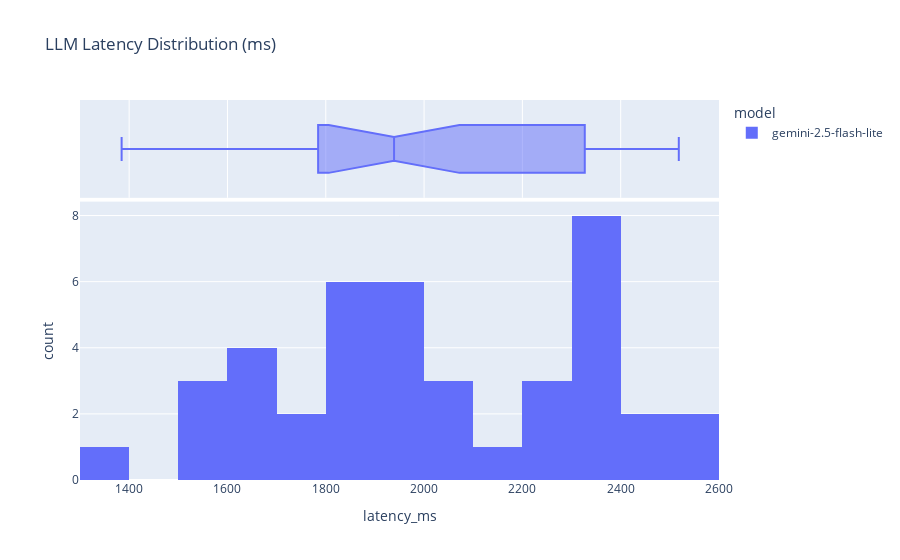

Write notebook code for a chart like this one.
### Markdown cell above
## 4: LLM Metrics (Cost & Latency)

### Code cell
df_llm = collector.get_llm_calls()

if not df_llm.empty:
    # Latency Distribution
    fig_hist = px.histogram(
        df_llm,
        x="latency_ms",
        nbins=20,
        color="model",
        title="LLM Latency Distribution (ms)",
        marginal="box",
    )
    fig_hist.show()

    # KPIs
    total_calls = len(df_llm)
    total_tokens = df_llm["est_tokens"].sum() if "est_tokens" in df_llm.columns else 0
    avg_latency = df_llm["latency_ms"].mean()

    md = f"""
### 🤖 AI Metrics
* **Total Calls:** {total_calls}
* **Est. Tokens:** {total_tokens:,.0f}
* **Avg Latency:** {avg_latency:.0f} ms
    """
    display(Markdown(md))
else:
    print("❌ No LLM calls recorded.")

### Figure 1 — Plotly figure (JSON) as saved in the notebook; plotly's stock layout.template omitted (floating-point values rounded to 4 significant figures)
{"data": [{"bingroup": "x", "hovertemplate": "model=gemini-2.5-flash-lite<br>latency_ms=%{x}<br>count=%{y}<extra></extra>", "legendgroup": "gemini-2.5-flash-lite", "marker": {"color": "#636efa", "pattern": {"shape": ""}}, "name": "gemini-2.5-flash-lite", "nbinsx": 20, "orientation": "v", "showlegend": true, "type": "histogram", "x": [1852.0, 1670.0, 2056.0, 1706.0, 1385.0, 1925.0, 1924.0, 1835.0, 1804.0, 1599.0, 1726.0, 1916.0, 2394.0, 2420.0, 1512.0, 1847.0, 2078.0, 2170.0, 2518.0, 1543.0, 1819.0, 2308.0, 2275.0, 1670.0, 2337.0, 2324.0, 1628.0, 2371.0, 1939.0, 2233.0, 2508.0, 1620.0, 2495.0, 1901.0, 1983.0, 2376.0, 2374.0, 2379.0, 2062.0, 2253.0, 1868.0], "xaxis": "x", "yaxis": "y"}, {"hovertemplate": "model=gemini-2.5-flash-lite<br>latency_ms=%{x}<extra></extra>", "legendgroup": "gemini-2.5-flash-lite", "marker": {"color": "#636efa"}, "name": "gemini-2.5-flash-lite", "notched": true, "showlegend": false, "type": "box", "x": [1852.0, 1670.0, 2056.0, 1706.0, 1385.0, 1925.0, 1924.0, 1835.0, 1804.0, 1599.0, 1726.0, 1916.0, 2394.0, 2420.0, 1512.0, 1847.0, 2078.0, 2170.0, 2518.0, 1543.0, 1819.0, 2308.0, 2275.0, 1670.0, 2337.0, 2324.0, 1628.0, 2371.0, 1939.0, 2233.0, 2508.0, 1620.0, 2495.0, 1901.0, 1983.0, 2376.0, 2374.0, 2379.0, 2062.0, 2253.0, 1868.0], "xaxis": "x2", "yaxis": "y2"}], "layout": {"barmode": "relative", "legend": {"title": {"text": "model"}, "tracegroupgap": 0}, "title": {"text": "LLM Latency Distribution (ms)"}, "xaxis": {"anchor": "y", "domain": [0, 1], "title": {"text": "latency_ms"}}, "xaxis2": {"anchor": "y2", "domain": [0, 1], "matches": "x", "showgrid": true, "showticklabels": false}, "yaxis": {"anchor": "x", "domain": [0, 0.7326], "title": {"text": "count"}}, "yaxis2": {"anchor": "x2", "domain": [0.7426, 1], "matches": "y2", "showgrid": false, "showline": false, "showticklabels": false, "ticks": ""}}}
